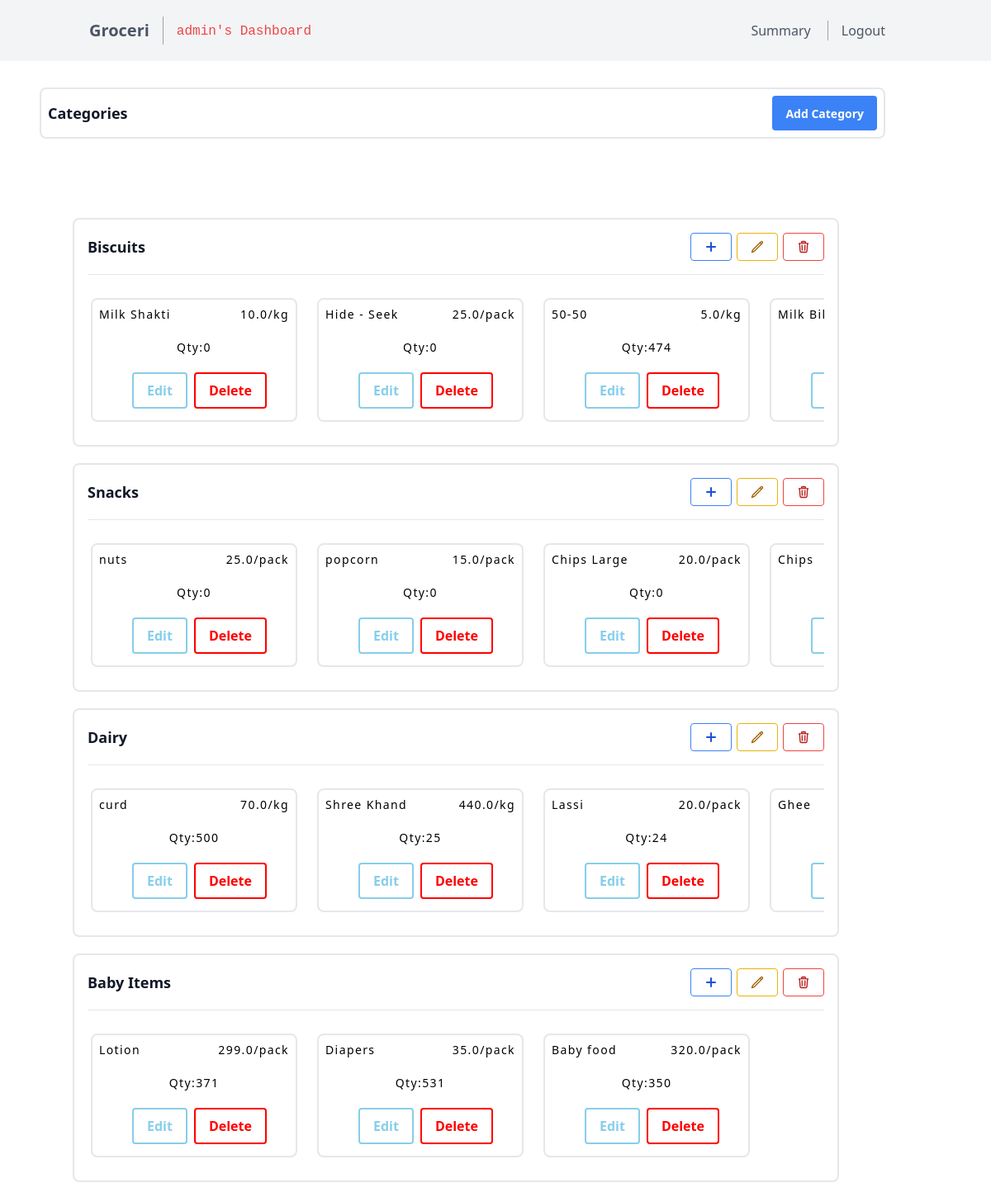
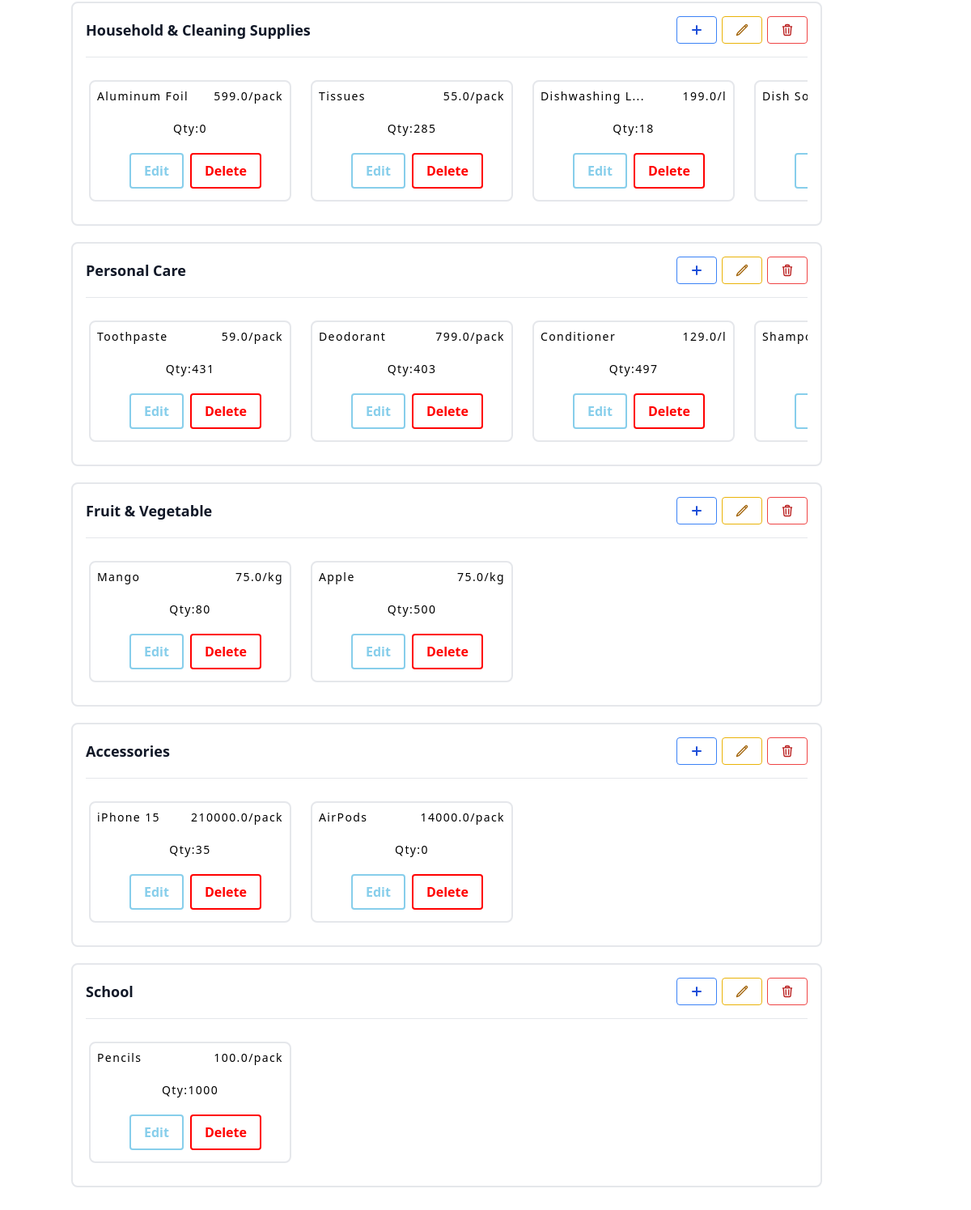
The page /manager_index (signed in) on the database as committed earlier (2 pictures, top to bottom).
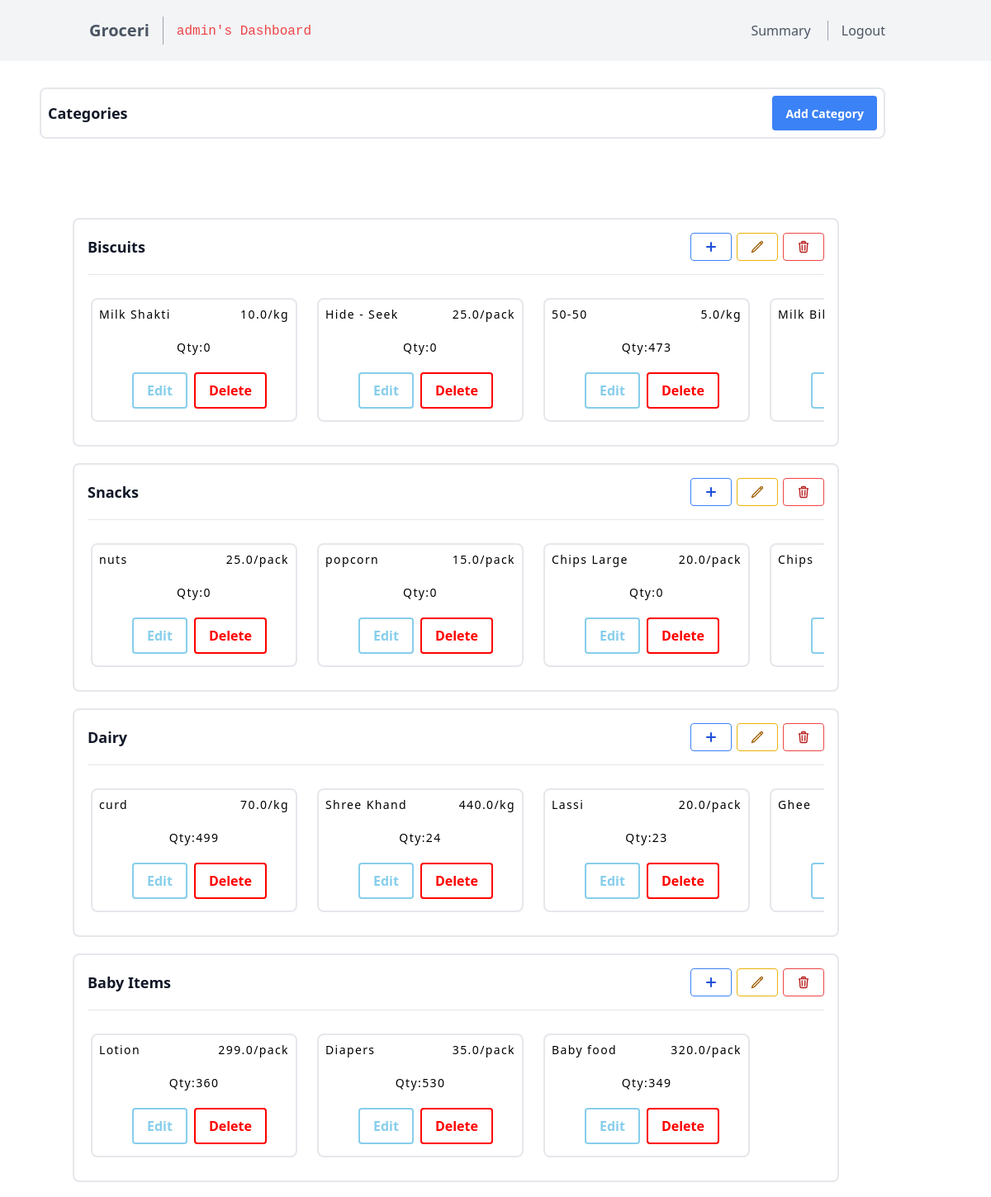
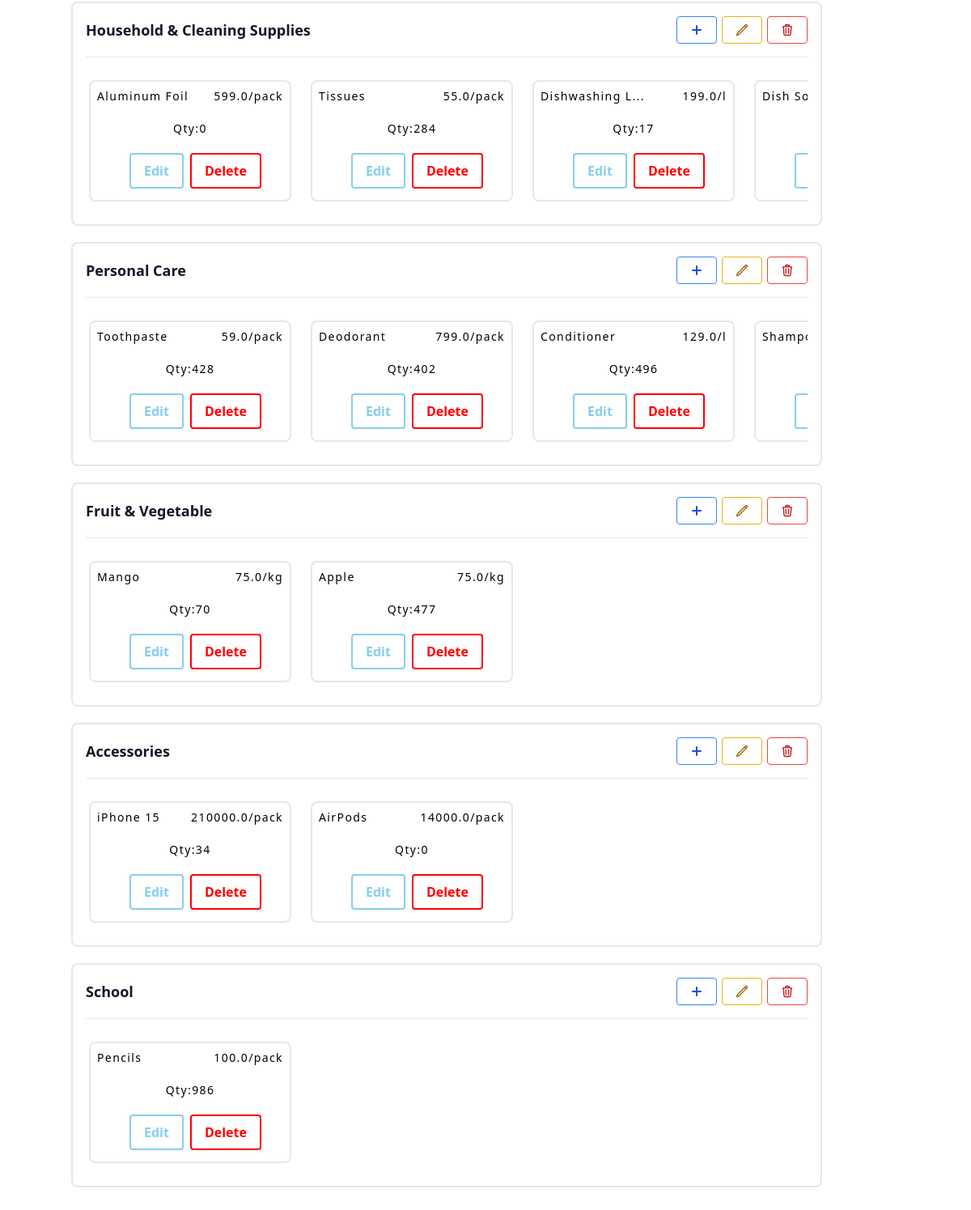
The same page on the database as committed later (2 pictures, top to bottom).
### models.py (models this page shows, shortened)
class User(db.Model):
    __TableName__ = 'user'
    userid = db.Column(db.Integer, primary_key=True, autoincrement=True, nullable=False, unique=True)
    uname = db.Column(db.String(20), nullable=False, unique=True)
    passhash = db.Column(db.String(1024), nullable=False)
    profileid = db.Column(db.String(1024), nullable=False)
    role = db.Column(db.String(10), nullable=False)
    @property
    def password(self):
        raise AttributeError('Password is not a readable attribute')

class Category(db.Model):
    __TableName__ = 'category'
    categoryid = db.Column(db.Integer, primary_key=True, autoincrement=True, nullable=False, unique=True)
    categoryname = db.Column(db.String(50), nullable=False)
    products = db.relationship('Product', backref='category', foreign_keys='Product.categoryid', lazy=True)

class Product(db.Model):
    __TableName__ = 'product'
    productid = db.Column(db.Integer, primary_key=True, autoincrement=True, nullable=False, unique=True)
    productname = db.Column(db.String(20), nullable=False)
    categoryid = db.Column(db.Integer, db.ForeignKey('category.categoryid'), nullable=False)
    rateperunit = db.Column(db.Float, nullable=False)
    unit= db.Column(db.String(20), nullable=False)
    quantity = db.Column(db.Integer, nullable=False)

### routes.py (the view)
@app.route('/manager_index')
@auth_required
@manager_required
def manager_index():
    user=User.query.filter_by(userid=session['user_id']).first()
    products = Product.query.all()
    return render_template('manager_index.html',user=user,nav="dashboard",categories=Category.query.all(),products=products)

### routes.py (called while the page is built)
def auth_required(func):
    @wraps(func)
    def inner(*args, **kwargs):
        if 'user_id' not in session:
            flash('Please login to continue')
            return redirect(url_for('login'))
        return func(*args, **kwargs)
    return inner

def manager_required(func):
    @wraps(func)
    def inner(*args, **kwargs):
        if 'user_id' not in session:
            flash('Please login to continue')
            return redirect(url_for('login'))
        if User.query.filter_by(userid=session['user_id']).first().role!="manager":
            flash('You are not authorized to access this page')
            return redirect(url_for('index'))
        return func(*args, **kwargs)
    return inner

### templates/manager_index.html (shortened to what this page needs)
{% extends 'manager_layout.html' %}
{% block content %}
{%if categories==[]%}
    <h2 class="text-sm tracking-widest title-font mb-1 font-medium text-center" style="margin-top:200px;">No Category or Product Created</h2>
{%else%}
<div class="container px-0 py-8 mx-12  ">
    <div class="component1 border-2 border-gray-200 rounded-lg pt-2 pr-2 pl-2" >
        <div class="text-2xl text-gray-900 mb-2 " style="display: flex; justify-content: space-between; align-items: center;">
            <div class="font-bold text-lg">Categories</div>
            <button class="bg-blue-500 hover:bg-blue-700 text-white font-bold py-2 px-4 rounded" style="height:42px;text-align:center;align-items:center">
                <a class="font-bold text-lg" href="{{url_for('add_category')}}" style="font-size:14px; display: inline-block; width: 100%; white-space: nowrap; overflow: hidden; text-overflow: ellipsis;">Add Category</a>
            </button>
        </div>
    </div>
    </div>
{%endif%}
<div class="container px-12 py-16 mx-10  ">
    {% for category in categories%}
        <div class="component1 border-2 border-gray-200 rounded-lg p-4" style="margin-bottom:20px">
            <div class="text-2xl text-gray-900 pb-4 mb-4 border-b border-gray-200 leading-none" style="display: flex; justify-content: space-between; align-items: center;">
                <div class="font-bold text-lg">{{ category.categoryname }}</div>
                <div>
                    <button class="bg-transparent hover:bg-blue-500 text-blue-700 font-semibold hover:text-white py-2 px-4 border border-blue-500 hover:border-transparent rounded">
                        <a href="{{ url_for('add_product', categoryid=category.categoryid) }}">
                            <svg xmlns="http://www.w3.org/2000/svg" fill="none" viewBox="0 0 24 24" stroke-width="3" stroke="currentColor" class="w-4 h-4">
                                <path stroke-linecap="round" stroke-linejoin="round" d="M12 4.5v15m7.5-7.5h-15" />
                            </svg>
                        </a>
                    </button>
                    <button class="bg-transparent hover:bg-yellow-500 text-yellow-700 font-semibold hover:text-white py-2 px-4 border border-yellow-500 hover:border-transparent rounded">
                        <a href="{{ url_for('edit_category', categoryid=category.categoryid) }}">
                        </a>
                    </button>
                    <button class="bg-transparent hover:bg-red-500 text-red-700 font-semibold hover:text-white py-2 px-4 border border-red-500 hover:border-transparent rounded">
                        <a href="{{ url_for('delete_category', categoryid=category.categoryid) }}">
                        </a>
                    </button>
                </div>
            </div>
            {%if category.products==[]%}
                <h2 class="text-sm tracking-widest title-font mb-1 font-medium text-center" style="margin-top:20px;">No Product Created</h2>
            {%else%}
                <div class="overflow-x-auto">
                <div class="flex flex-no-wrap -mx-2" >
            {%for product in products|reverse%}
                {%if product.categoryid==category.categoryid%}
                    <div class="p-3">
                        <div class="border-2 border-gray-200 px-4 py-6 rounded-lg relative h-full w-full" style="height: 150px; width: 250px;">
                            {%if (product.productname)|length>13%}
                                <h2 class="text-sm tracking-widest title-font mb-1 font-medium absolute top-0 left-0 ml-2 mt-2 overflow-auto">{{product.productname[:13]}}...</h2>
                            {%else%}
                                <h2 class="text-sm tracking-widest title-font mb-1 font-medium absolute top-0 left-0 ml-2 mt-2 overflow-auto">{{product.productname}}</h2>
                            {%endif%}
                            <h2 class="text-sm tracking-widest title-font mb-1 font-medium absolute top-0 right-0 mr-2 mt-2">{{product.rateperunit}}/{{product.unit.split('/')[1] }}</h2>
                            <h2 class="text-sm tracking-widest title-font mb-1 font-medium" style="text-align:center;margin-top:24px">Qty:{{product.quantity}}</h2>
                                <div class="relative top-4 flex">
                                    <button class="bg-red-500 hover:bg-red-700 text-white font-bold py-2 px-8 mr-2 relative left-8 rounded" style="background-color: transparent; border: 2px solid #87CEEB; color: #87CEEB; padding: 8px 16px;" onmouseover="this.style.backgroundColor='#87CEEB'; this.querySelector('a').style.color = 'white';" onmouseout="this.style.backgroundColor='transparent'; this.querySelector('a').style.color = '#87CEEB';"><a href="{{url_for('edit_product',productid=product.productid)}}" style="text-decoration: none; color: #87CEEB;">Edit</a></button>
                                    <button class="bg-red-500 hover:bg-red-700 text-white font-bold py-2 px-8 relative left-8 rounded" style="background-color: transparent; border: 2px solid red; color: red; padding: 8px 16px;" onmouseover="this.style.backgroundColor='#ff0000'; this.querySelector('a').style.color = 'white';" onmouseout="this.style.backgroundColor='transparent'; this.querySelector('a').style.color = 'red';">
                                        <a href="{{url_for('delete_product',productid=product.productid)}}" style="text-decoration: none; color: red;">Delete</a></button>
                                </div>
                        </div>
                    </div>
                {%endif%}
            {%endfor%}
        </div>
    </div>
            {%endif%}
        </div>
    {%endfor%}
</div>
{% endblock %}

### templates/manager_layout.html (shortened to what this page needs)
<!DOCTYPE html>
<html lang="en">
<head>
    <script src="https://cdn.tailwindcss.com"></script>
    <script src="https://cdn.tailwindcss.com"></script>
</head>
<body>
    {% include 'manager_navbar.html' %}
        {% block content %}
        {% endblock %}
</body>
</html>

### templates/manager_navbar.html (shortened to what this page needs)
<!DOCTYPE html>
<html lang="en">
<head>
  <script src="https://cdn.tailwindcss.com"></script>
  </head>
<body>
  <header class="text-gray-600 body-font bg-gray-100">
    <div class="container mx-auto flex flex-wrap p-5 flex-col md:flex-row items-center">
        <a class="navbar-brand" href="{{url_for('manager_index')}}" style="font-weight: bold;font-size:15pt">Groceri</a>
      <nav class="md:mr-auto md:ml-4 md:py-1 md:pl-4 md:border-l md:border-gray-400	flex flex-wrap items-center text-base justify-center">
        <a class="mr-5 text-red-500">
          {%if nav=="dashboard"%}
            <code>{{user.uname}}'s Dashboard</code>
          {%elif nav=="summary"%}
            <code>Summary</code>
          {%elif nav=="add_category"%}
            <code>Adding a new category</code>
          {%elif nav=="delete_category"%}
            <code>Deleting a category</code>
          {%elif nav=="edit_category"%}
            <code>Editing a category</code>
          {%elif nav=="add_product"%}
            <code>Adding a new product</code>
          {%elif nav=="delete_product"%}
            <code>Deleting a product</code>
          {%elif nav=="edit_product"%}
            <code>Editing a product</code>
          {%else%}
            <code>Home</code>
          {%endif%}
        </a>
      </nav>
      <nav class="md:ml-auto flex flex-wrap items-center text-base justify-center">
        {%if nav=="dashboard"%}
          <a class="mr-5 hover:text-gray-900" href="{{url_for('summary')}}">Summary</a>
          <a class="mr-5 hover:text-gray-900 md:pl-4 md:border-l md:border-gray-400" href="{{url_for('logout')}}">Logout</a>
        {%elif nav=="summary"%}
          <a class="mr-5 hover:text-gray-900" href="{{url_for('manager_index')}}">Home</a>
          <a class="mr-5 hover:text-gray-900 md:pl-4 md:border-l md:border-gray-400" href="{{url_for('logout')}}">Logout</a>
        {%else%}
          <a class="mr-5 hover:text-gray-900" href="{{url_for('login')}}">Customer</a>
          <a class="mr-5 hover:text-gray-900 md:pl-4 md:border-l md:border-gray-400" href="{{url_for('login_man')}}">Manager</a>
        {%endif%}
      </nav>
    </div>
  </header>
</body>
</html>

Rows that differ between the two databases and show on the page:
changed Product (number 3 of 28 on the later page): quantity "474" → "473"
changed Product "curd": quantity "500" → "499"
changed Product "Shree Khand": quantity "25" → "24"
changed Product "Lassi": quantity "24" → "23"
changed Product "Lotion": quantity "371" → "360"
changed Product "Diapers": quantity "531" → "530"
changed Product "Baby food": quantity "350" → "349"
changed Product "Tissues": quantity "285" → "284"
changed Product "Dishwashing L": quantity "18" → "17"
changed Product "Toothpaste": quantity "431" → "428"
changed Product "Deodorant": quantity "403" → "402"
changed Product "Conditioner": quantity "497" → "496"
changed Product "Mango": quantity "80" → "70"
changed Product "Apple": quantity "500" → "477"
changed Product "iPhone 15": quantity "35" → "34"
changed Product "Pencils": quantity "1000" → "986"
